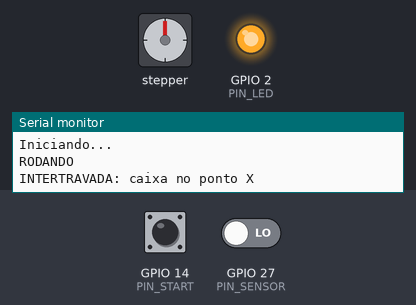
Simulated run of this sketch. Board: ESP32. Parts: stepper motor, output pins drawn as LEDs (lit = HIGH), the last lines printed to the serial monitor. Wiring (inferred from the names in the program): stepper motor (2048 steps per turn assumed): coils GPIO 19, GPIO 18, GPIO 5, GPIO 17. The inputs (shaded band) are chosen by the test bench; at power-on: GPIO 27 (PIN_SENSOR) LOW, GPIO 14 (PIN_START) LOW. Pins used as bus, display or sensor lines are not drawn.

Above: at 2.7 s.
2.8 s: GPIO 27 (PIN_SENSOR) driven HIGH
At 3.3 s:
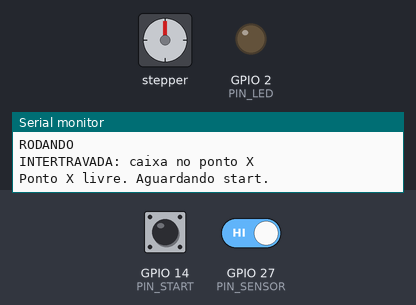
4.3 s: GPIO 14 (PIN_START) pulled HIGH for 0.15 s
At 5.21 s:
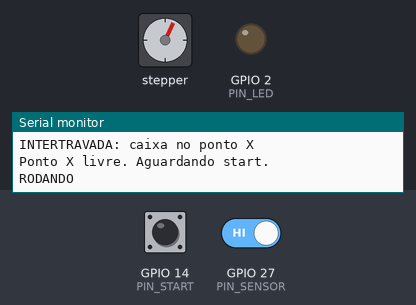
7.4 s: GPIO 27 (PIN_SENSOR) driven LOW
At 8.0 s:
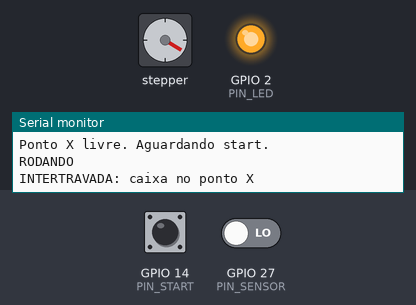
8.9 s: GPIO 27 (PIN_SENSOR) driven HIGH
At 10.1 s:
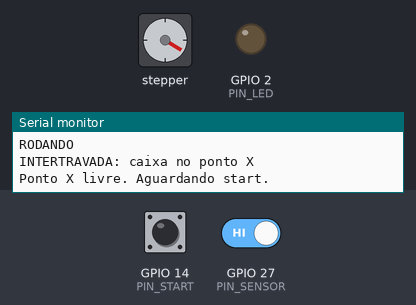
10.4 s: GPIO 14 (PIN_START) pulled HIGH for 1 s
At 12.17 s:
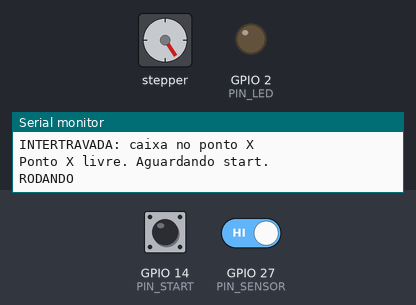
14.4 s: GPIO 27 (PIN_SENSOR) driven LOW
At 15.7 s:
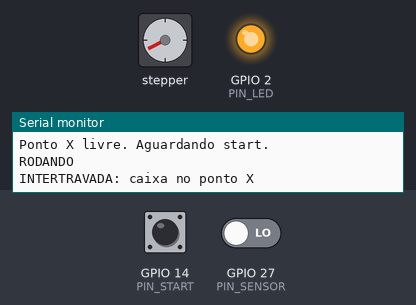
Timing chart, 0 to 16.9 s (numbered marks = the images above; inputs shaded):
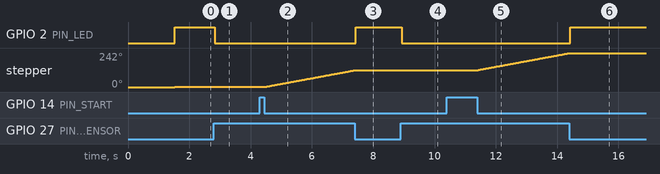

Measured:
- after the input at 2.8 s, GPIO 2 (PIN_LED): HIGH → LOW at once
- after the input at 4.3 s, stepper: keeps turning clockwise at about 41°/s, starting after 0.17 s
- after the input at 7.4 s, GPIO 2 (PIN_LED): LOW → HIGH at once; stepper: goes on until 7.4 s, then stays 121°
- after the input at 8.9 s, GPIO 2 (PIN_LED): HIGH → LOW at once
- after the input at 10.4 s, stepper: keeps turning clockwise at about 41°/s, starting after 1.0 s
- after the input at 14.4 s, GPIO 2 (PIN_LED): LOW → HIGH at once; stepper: goes on until 14.4 s, then stays 242°

The sketch:

28byj-48_sensorIR.ino
```cpp
// ---------- Pinos ----------
// MOTOR DE PASSO COM INTERTRAVAMENTO
const int IN1 = 19;
const int IN2 = 18;
const int IN3 = 5;
const int IN4 = 17;
const int PIN_SENSOR = 27;
const int PIN_START  = 14;   // botão para GND
const int PIN_LED    = 2;    // LED onboard

// ---------- Configuração ----------
const bool SENSOR_ATIVO_BAIXO = true;     // módulo LM393: LOW = obstáculo
const uint32_t INTERVALO_PASSO_US = 2100;  // 500 Hz
const uint32_t DEBOUNCE_SENSOR_MS = 30;
const int DIRECAO = 1;                    // 1 ou -1 (inverte o sentido)

// Sequência de meio-passo
const uint8_t SEQ[8][4] = {
  {1,0,0,0}, {1,1,0,0}, {0,1,0,0}, {0,1,1,0},
  {0,0,1,0}, {0,0,1,1}, {0,0,0,1}, {1,0,0,1}
};

enum Estado { PARADA, RODANDO, INTERTRAVADA };
Estado estado = PARADA;

int indicePasso = 0;
uint32_t ultimoPassoUs = 0;

// ---------- Motor ----------
void aplicarPasso(int i) {
  digitalWrite(IN1, SEQ[i][0]);
  digitalWrite(IN2, SEQ[i][1]);
  digitalWrite(IN3, SEQ[i][2]);
  digitalWrite(IN4, SEQ[i][3]);
}

void desligarBobinas() {
  digitalWrite(IN1, LOW);
  digitalWrite(IN2, LOW);
  digitalWrite(IN3, LOW);
  digitalWrite(IN4, LOW);
}

void passoNaoBloqueante() {
  uint32_t agora = micros();
  if (agora - ultimoPassoUs >= INTERVALO_PASSO_US) {
    ultimoPassoUs = agora;
    indicePasso = (indicePasso + DIRECAO + 8) % 8;
    aplicarPasso(indicePasso);
  }
}

// ---------- Sensor com debounce ----------
bool caixaNoPontoX() {
  static bool estavel = false;
  static bool ultimaLeitura = false;
  static uint32_t tMudanca = 0;

  bool leitura = (digitalRead(PIN_SENSOR) == (SENSOR_ATIVO_BAIXO ? LOW : HIGH));
  if (leitura != ultimaLeitura) {
    ultimaLeitura = leitura;
    tMudanca = millis();
  }
  if (millis() - tMudanca >= DEBOUNCE_SENSOR_MS) {
    estavel = leitura;
  }
  return estavel;
}

// ---------- Botão ----------
bool botaoPressionado() {
  static bool anterior = false;
  static uint32_t t = 0;
  bool atual = (digitalRead(PIN_START) == LOW);
  bool pulso = false;
  if (atual && !anterior && millis() - t > 50) {
    pulso = true;
    t = millis();
  }
  anterior = atual;
  return pulso;
}

void setup() {
  Serial.begin(115200);
  delay(1500);
  Serial.println("Iniciando...");
  pinMode(IN1, OUTPUT);
  pinMode(IN2, OUTPUT);
  pinMode(IN3, OUTPUT);
  pinMode(IN4, OUTPUT);
  pinMode(PIN_SENSOR, INPUT);
  pinMode(PIN_LED, OUTPUT);
  desligarBobinas();
}

void loop() {
  bool caixa = caixaNoPontoX();
  bool start = botaoPressionado();

  switch (estado) {
    case PARADA:
      if (start && !caixa) {
        estado = RODANDO;
        Serial.println("RODANDO");
      }
      break;

    case RODANDO:
      if (caixa) {                 // intertravamento
        estado = INTERTRAVADA;
        desligarBobinas();
        Serial.println("INTERTRAVADA: caixa no ponto X");
      } else {
        passoNaoBloqueante();
      }
      break;

    case INTERTRAVADA:
      if (!caixa) {                // caixa retirada, libera novo ciclo
        estado = PARADA;
        Serial.println("Ponto X livre. Aguardando start.");
      }
      break;
  }

  digitalWrite(PIN_LED, estado == INTERTRAVADA);
}
```
